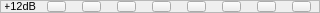
     <widget class="QFrame" name="frame_17">
      <property name="minimumSize">
       <size>
        <width>320</width>
        <height>13</height>
       </size>
      </property>
      <property name="maximumSize">
       <size>
        <width>320</width>
        <height>13</height>
       </size>
      </property>
      <property name="frameShape">
       <enum>QFrame::StyledPanel</enum>
      </property>
      <property name="frameShadow">
       <enum>QFrame::Raised</enum>
      </property>
      <widget class="QPushButton" name="In4_12">
       <property name="geometry">
        <rect>
         <x>152</x>
         <y>1</y>
         <width>19</width>
         <height>11</height>
        </rect>
       </property>
       <property name="minimumSize">
        <size>
         <width>19</width>
         <height>11</height>
        </size>
       </property>
       <property name="maximumSize">
        <size>
         <width>19</width>
         <height>11</height>
        </size>
       </property>
       <property name="text">
        <string/>
       </property>
       <property name="checkable">
        <bool>true</bool>
       </property>
       <property name="autoExclusive">
        <bool>true</bool>
       </property>
       <attribute name="buttonGroup">
        <string notr="true">buttonGroup4</string>
       </attribute>
      </widget>
      <widget class="QPushButton" name="In3_12">
       <property name="geometry">
        <rect>
         <x>117</x>
         <y>1</y>
         <width>19</width>
         <height>11</height>
        </rect>
       </property>
       <property name="minimumSize">
        <size>
         <width>19</width>
         <height>11</height>
        </size>
       </property>
       <property name="maximumSize">
        <size>
         <width>19</width>
         <height>11</height>
        </size>
       </property>
       <property name="text">
        <string/>
       </property>
       <property name="checkable">
        <bool>true</bool>
       </property>
       <property name="autoExclusive">
        <bool>true</bool>
       </property>
       <attribute name="buttonGroup">
        <string notr="true">buttonGroup3</string>
       </attribute>
      </widget>
      <widget class="QPushButton" name="In1_12">
       <property name="geometry">
        <rect>
         <x>47</x>
         <y>1</y>
         <width>19</width>
         <height>11</height>
        </rect>
       </property>
       <property name="minimumSize">
        <size>
         <width>19</width>
         <height>11</height>
        </size>
       </property>
       <property name="maximumSize">
        <size>
         <width>19</width>
         <height>11</height>
        </size>
       </property>
       <property name="text">
        <string/>
       </property>
       <property name="checkable">
        <bool>true</bool>
       </property>
       <property name="checked">
        <bool>false</bool>
       </property>
       <property name="autoExclusive">
        <bool>true</bool>
       </property>
       <attribute name="buttonGroup">
        <string notr="true">buttonGroup1</string>
       </attribute>
      </widget>
      <widget class="QPushButton" name="In8_12">
       <property name="geometry">
        <rect>
         <x>292</x>
         <y>1</y>
         <width>19</width>
         <height>11</height>
        </rect>
       </property>
       <property name="minimumSize">
        <size>
         <width>19</width>
         <height>11</height>
        </size>
       </property>
       <property name="maximumSize">
        <size>
         <width>19</width>
         <height>11</height>
        </size>
       </property>
       <property name="text">
        <string/>
       </property>
       <property name="checkable">
        <bool>true</bool>
       </property>
       <attribute name="buttonGroup">
        <string notr="true">buttonGroup8</string>
       </attribute>
      </widget>
      <widget class="QPushButton" name="In2_12">
       <property name="geometry">
        <rect>
         <x>82</x>
         <y>1</y>
         <width>19</width>
         <height>11</height>
        </rect>
       </property>
       <property name="minimumSize">
        <size>
         <width>19</width>
         <height>11</height>
        </size>
       </property>
       <property name="maximumSize">
        <size>
         <width>19</width>
         <height>11</height>
        </size>
       </property>
       <property name="text">
        <string/>
       </property>
       <property name="checkable">
        <bool>true</bool>
       </property>
       <property name="autoExclusive">
        <bool>true</bool>
       </property>
       <attribute name="buttonGroup">
        <string notr="true">buttonGroup2</string>
       </attribute>
      </widget>
      <widget class="QPushButton" name="In6_12">
       <property name="geometry">
        <rect>
         <x>222</x>
         <y>1</y>
         <width>19</width>
         <height>11</height>
        </rect>
       </property>
       <property name="minimumSize">
        <size>
         <width>19</width>
         <height>11</height>
        </size>
       </property>
       <property name="maximumSize">
        <size>
         <width>19</width>
         <height>11</height>
        </size>
       </property>
       <property name="text">
        <string/>
       </property>
       <property name="checkable">
        <bool>true</bool>
       </property>
       <property name="autoExclusive">
        <bool>true</bool>
       </property>
       <attribute name="buttonGroup">
        <string notr="true">buttonGroup6</string>
       </attribute>
      </widget>
      <widget class="QPushButton" name="In5_12">
       <property name="geometry">
        <rect>
         <x>187</x>
         <y>1</y>
         <width>19</width>
         <height>11</height>
        </rect>
       </property>
       <property name="minimumSize">
        <size>
         <width>19</width>
         <height>11</height>
        </size>
       </property>
       <property name="maximumSize">
        <size>
         <width>19</width>
         <height>11</height>
        </size>
       </property>
       <property name="text">
        <string/>
       </property>
       <property name="checkable">
        <bool>true</bool>
       </property>
       <property name="autoExclusive">
        <bool>true</bool>
       </property>
       <attribute name="buttonGroup">
        <string notr="true">buttonGroup5</string>
       </attribute>
      </widget>
      <widget class="QPushButton" name="In7_12">
       <property name="geometry">
        <rect>
         <x>257</x>
         <y>1</y>
         <width>19</width>
         <height>11</height>
        </rect>
       </property>
       <property name="minimumSize">
        <size>
         <width>19</width>
         <height>11</height>
        </size>
       </property>
       <property name="maximumSize">
        <size>
         <width>19</width>
         <height>11</height>
        </size>
       </property>
       <property name="text">
        <string/>
       </property>
       <property name="checkable">
        <bool>true</bool>
       </property>
       <property name="autoExclusive">
        <bool>true</bool>
       </property>
       <attribute name="buttonGroup">
        <string notr="true">buttonGroup7</string>
       </attribute>
      </widget>
      <widget class="QLabel" name="label_19">
       <property name="geometry">
        <rect>
         <x>5</x>
         <y>1</y>
         <width>31</width>
         <height>11</height>
        </rect>
       </property>
       <property name="font">
        <font>
         <pointsize>8</pointsize>
        </font>
       </property>
       <property name="text">
        <string>+12dB</string>
       </property>
       <property name="alignment">
        <set>Qt::AlignRight|Qt::AlignTrailing|Qt::AlignVCenter</set>
       </property>
      </widget>
     </widget>
